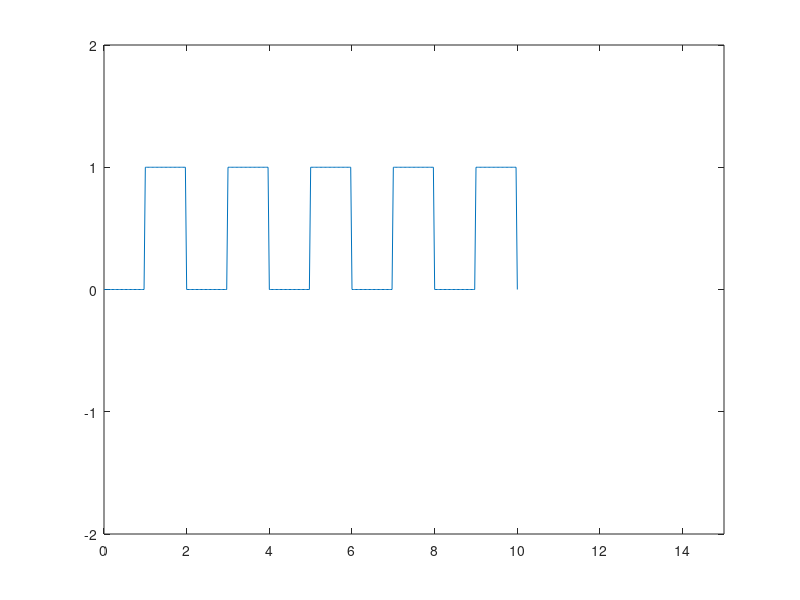
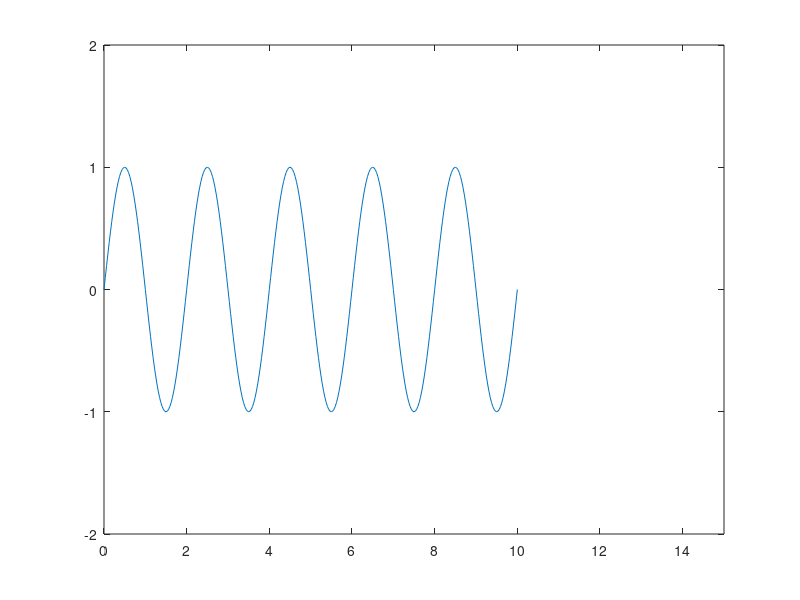
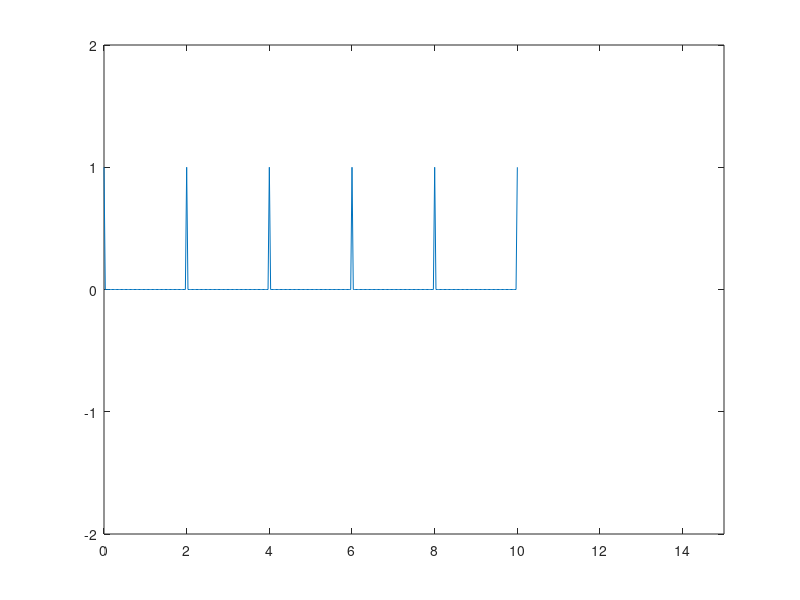

Here is the MATLAB script that generated these plots, in order:
pkg load control;

fig = figure('visible', 'off');

% By default gensig generates 64 samples per period for 10 seconds
% Ts = tau/64
% Length of array generated = 10/Ts

% Signal with a period of tau seconds before repeating running for Tf seconds
tau = 2;
Tf = 10;

sig = {'square', 'sine', 'pulse'};
for i = 1:length(sig)
	[u, t] = gensig(sig{i}, tau, Tf);
	plot(t, u);
	axis([0 Tf+5 -2 2]);
	saveas(fig, sig{i}, 'png');
end

